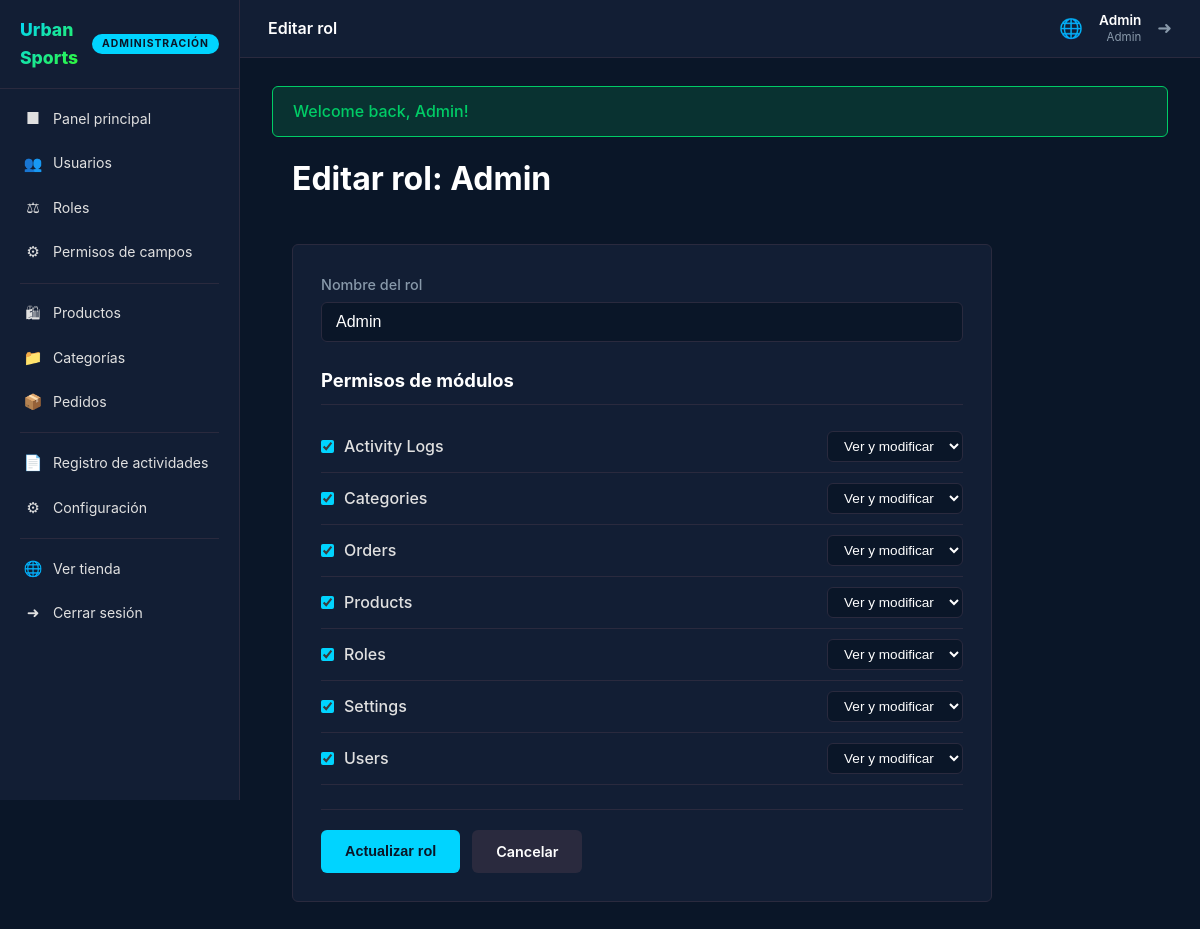
The page /admin/roles/edit/1 (signed in) on the database its author committed.
### tables this page shows
CREATE TABLE roles (
    id          INT UNSIGNED AUTO_INCREMENT PRIMARY KEY,
    name        VARCHAR(100)   NOT NULL,
    slug        VARCHAR(100)   NOT NULL UNIQUE,
    description TEXT           NULL DEFAULT NULL,
    created_at  TIMESTAMP      NOT NULL DEFAULT CURRENT_TIMESTAMP,
    updated_at  TIMESTAMP      NOT NULL DEFAULT CURRENT_TIMESTAMP ON UPDATE CURRENT_TIMESTAMP
);

CREATE TABLE permissions (
    id            INT UNSIGNED AUTO_INCREMENT PRIMARY KEY,
    module_name   VARCHAR(100)   NOT NULL UNIQUE,
    display_name  VARCHAR(200)   NOT NULL,
    description   TEXT           NULL DEFAULT NULL,
    created_at    TIMESTAMP      NOT NULL DEFAULT CURRENT_TIMESTAMP
);

### app/Controllers/Admin/RoleController.php (called while the page is built, shortened)
<?php
class RoleController extends Controller
{
    public function edit(int $id): void
    {
        $db = Database::getInstance();
        $role = $db->fetch('SELECT * FROM roles WHERE id = :id', ['id' => $id]);
        $modules = Permission::getAllModules();
        $rolePermissions = Permission::getRolePermissions($id);
        $permissionLevels = ['view' => 'Solo ver', 'modify' => 'Ver y modificar'];
        $this->view('admin/roles/edit', [
            'role' => $role,
            'modules' => $modules,
            'rolePermissions' => $rolePermissions,
            'permissionLevels' => $permissionLevels,
            'title' => 'Editar rol',
        ], 'admin');
    }
}

### public/index.php (called while the page is built, shortened)
<?php
require_once __DIR__ . '/../config/env.php';
require_once __DIR__ . '/../config/database.php';
require_once __DIR__ . '/../app/Helpers/functions.php';
$router = new Router();
$router->dispatch($_SERVER['REQUEST_METHOD'], $_SERVER['REQUEST_URI'] ?? '/');

### app/Core/Database.php (called while the page is built, shortened)
<?php
class Database
{
    private static ?Database $instance = null;
    private PDO $pdo;
    private function __construct()
    {
        $dsn = sprintf(
            'mysql:host=%s;port=%s;dbname=%s;charset=%s',
            DB_HOST,
            DB_PORT,
            DB_NAME,
            DB_CHARSET
        );
        try {
            $this->pdo = new PDO($dsn, DB_USER, DB_PASS, [
                PDO::ATTR_ERRMODE => PDO::ERRMODE_EXCEPTION,
                PDO::ATTR_DEFAULT_FETCH_MODE => PDO::FETCH_ASSOC,
                PDO::ATTR_EMULATE_PREPARES => false,
            ]);
        } catch (PDOException $e) {
            throw new \RuntimeException('Database connection failed: ' . $e->getMessage(), 0, $e);
        }
    }
    public static function getInstance(): self
    {
        if (self::$instance === null) {
            self::$instance = new self();
        }
        return self::$instance;
    }
    public function query(string $sql, array $params = []): \PDOStatement
    {
        $stmt = $this->pdo->prepare($sql);
        $stmt->execute($params);
        return $stmt;
    }
    public function fetch(string $sql, array $params = []): ?array
    {
        $result = $this->query($sql, $params);
        return $result->fetch() ?: null;
    }
    public function fetchAll(string $sql, array $params = []): array
    {
        return $this->query($sql, $params)->fetchAll();
    }
}

### app/Helpers/functions.php (called while the page is built, shortened)
<?php
function escape(string $value): string
{
    return htmlspecialchars($value, ENT_QUOTES, 'UTF-8');
}
function asset(string $path): string
{
    return APP_URL . '/' . ltrim($path, '/');
}
function url(string $path = ''): string
{
    return APP_URL . '/' . ltrim($path, '/');
}

### app/Helpers/Permission.php (called while the page is built, shortened)
<?php
class Permission
{
    public static function getRolePermissions(int $roleId): array
    {
        $db = Database::getInstance();
        $rows = $db->fetchAll(
            "SELECT p.module_name, p.display_name, rp.level
             FROM role_permissions rp
             JOIN permissions p ON p.id = rp.permission_id
             WHERE rp.role_id = :role_id
             ORDER BY p.display_name",
            ['role_id' => $roleId]
        );
        $result = [];
        foreach ($rows as $row) {
            $result[$row['module_name']] = [
                'display_name' => $row['display_name'],
                'level' => $row['level'],
            ];
        }
        return $result;
    }
    public static function getAllModules(): array
    {
        $db = Database::getInstance();
        return $db->fetchAll(
            "SELECT id, module_name, display_name
             FROM permissions
             ORDER BY display_name"
        );
    }
}

### app/Core/Session.php (called while the page is built, shortened)
<?php
class Session
{
    public static function get(string $key, mixed $default = null): mixed
    {
        return $_SESSION[$key] ?? $default;
    }
}

### app/Core/Auth.php (called while the page is built, shortened)
<?php
class Auth
{
    public static function user(): ?array
    {
        return Session::get('user');
    }
}

### app/Views/admin/roles/edit.php (the view, shortened to what this page needs)
<div class="container">
    <div class="page-header">
        <h1>Editar rol: <?= escape($role['name']) ?></h1>
    </div>
    <form action="<?= url('admin/roles/' . $role['id']) ?>" method="post" class="form-card">
        <div class="form-group">
            <label for="name">Nombre del rol</label>
            <input type="text" name="name" id="name" value="<?= escape($role['name']) ?>" required>
        </div>
        <h2>Permisos de módulos</h2>
        <?php if (!empty($modules)): ?>
            <?php foreach ($modules as $module): ?>
                <?php $checked = isset($rolePermissions[$module['module_name']]); ?>
                <div class="module-row">
                    <label class="checkbox-label">
                        <input type="checkbox" name="modules[]" value="<?= escape($module['module_name']) ?>"
                               <?= $checked ? 'checked' : '' ?>>
                        <?= escape($module['display_name']) ?>
                    </label>
                    <div class="level-select">
                        <select name="permissions[<?= escape($module['module_name']) ?>]">
                            <?php foreach ($permissionLevels as $value => $label): ?>
                                <option value="<?= $value ?>"
                                    <?= $checked && $rolePermissions[$module['module_name']]['level'] === $value ? 'selected' : '' ?>>
                                    <?= $label ?>
                                </option>
                            <?php endforeach; ?>
                        </select>
                    </div>
                </div>
            <?php endforeach; ?>
        <?php else: ?>
            <p class="empty">No hay módulos disponibles.</p>
        <?php endif; ?>
        <div class="form-actions">
            <button type="submit" class="btn btn-primary">Actualizar rol</button>
            <a href="<?= url('admin/roles') ?>" class="btn btn-secondary">Cancelar</a>
        </div>
    </form>
</div>

### app/Core/Router.php (shortened to what this page needs)
<?php
class Router
{
    private array $routes = [];
    private function addRoute(string $method, string $uri, array $action, array $middleware): void
    {
        $pattern = preg_replace('/\{(\w+)\}/', '(?P<$1>[^/]+)', $uri);
        $pattern = '#^' . $pattern . '$#';
        $this->routes[] = [
            'method' => $method,
            'pattern' => $pattern,
            'action' => $action,
            'middleware' => $middleware,
        ];
    }
    public function dispatch(string $method, string $queryString): void
    {
        $uri = $this->parseUri($queryString);
        foreach ($this->routes as $route) {
            if ($route['method'] !== $method) {
                continue;
            }
            if (preg_match($route['pattern'], $uri, $matches)) {
                $params = array_filter($matches, 'is_string', ARRAY_FILTER_USE_KEY);
                [$controllerClass, $methodName] = $route['action'];
                $controller = new $controllerClass();
                $controller->$methodName(...$params);
                return;
            }
        }
    }
    private function parseUri(string $uri): string
    {
        $path = parse_url($uri, PHP_URL_PATH);
        return $path;
    }
}

### app/Views/layouts/admin.php (shortened to what this page needs)
<!DOCTYPE html>
<html lang="en">
<head>
    <link rel="stylesheet" href="<?= asset('assets/css/app.css') ?>">
</head>
<body>
    <div class="admin-layout">
        <?php require __DIR__ . '/../partials/sidebar.php' ?>
        <div class="admin-wrapper">
            <?php $currentUser = \App\Core\Auth::user(); ?>
            <header class="admin-topbar">
                <div class="topbar-title"><?= isset($title) ? escape($title) : 'Panel principal' ?></div>
                <div class="topbar-right">
                    <a href="<?= url() ?>" target="_blank" class="topbar-link" title="Ver tienda">&#127760;</a>
                    <div class="topbar-user">
                        <span class="topbar-user-name"><?= escape($currentUser['name'] ?? 'Usuario') ?></span>
                        <span class="topbar-user-role"><?= escape(ucfirst($currentUser['role_name'] ?? '')) ?></span>
                    </div>
                    <a href="<?= url('logout') ?>" class="topbar-logout" title="Cerrar sesión">&#10140;</a>
                </div>
            </header>
            <main class="admin-main">
                <?php require __DIR__ . '/../partials/alerts.php' ?>
                <?= $content ?>
            </main>
        </div>
    </div>
</body>
</html>

### public/assets/css/app.css (style rules this page uses)
:root { --navy: #0a1628; --navy-light: #121e34; --gray: #2a2a3e; --gray-light: #3a3a4e; --cyan: #00d4ff; --orange: #ff6b00; --lime: #39ff14; --white: #ffffff; --text: #e0e0e0; --text-muted: #8899aa; --danger: #ff4444; --success: #00cc66; --radius: 6px; }
* { margin: 0; padding: 0; box-sizing: border-box; }
body { font-family: -apple-system, BlinkMacSystemFont, 'Segoe UI', Roboto, sans-serif; background: var(--navy); color: var(--text); line-height: 1.6; min-height: 100vh; }
a { color: var(--cyan); text-decoration: none; }
h1, h2, h3 { color: var(--white); }
.container { max-width: 1100px; margin: 0 auto; padding: 0 20px; }
.btn { display: inline-block; padding: 10px 24px; border-radius: var(--radius); font-weight: 600; font-size: 0.9rem; border: none; cursor: pointer; transition: all 0.2s; text-align: center; }
.btn-primary { background: var(--cyan); color: var(--navy); }
.btn-secondary { background: var(--gray); color: var(--white); }
.page-header { display: flex; align-items: center; justify-content: space-between; margin-bottom: 24px; }
.page-header h1 { margin-bottom: 0; }
.form-group { margin-bottom: 18px; }
.form-group label { display: block; margin-bottom: 6px; font-size: 0.9rem; color: var(--text-muted); font-weight: 500; }
.form-card { background: var(--navy-light); border: 1px solid var(--gray); border-radius: var(--radius); padding: 28px; max-width: 700px; }
.form-card h2 { font-size: 1.15rem; margin: 24px 0 16px; padding-bottom: 8px; border-bottom: 1px solid var(--gray); }
.form-group input { width: 100%; padding: 10px 14px; background: var(--navy); border: 1px solid var(--gray); border-radius: var(--radius); color: var(--white); font-size: 1rem; transition: border-color 0.2s; }
.module-row { display: flex; align-items: center; justify-content: space-between; padding: 10px 0; border-bottom: 1px solid var(--gray); }
.checkbox-label { display: flex; align-items: center; gap: 10px; cursor: pointer; color: var(--text); font-weight: 500; }
.checkbox-label input[type="checkbox"] { width: auto; accent-color: var(--cyan); }
.level-select select { padding: 6px 12px; background: var(--navy); border: 1px solid var(--gray); border-radius: var(--radius); color: var(--white); font-size: 0.85rem; cursor: pointer; }
.form-actions { display: flex; gap: 12px; margin-top: 24px; padding-top: 20px; border-top: 1px solid var(--gray); }
.admin-layout { display: flex; min-height: 100vh; }
.admin-wrapper { margin-left: 240px; flex: 1; display: flex; flex-direction: column; min-height: 100vh; }
.admin-topbar { display: flex; align-items: center; gap: 16px; padding: 12px 28px; background: var(--navy-light); border-bottom: 1px solid var(--gray); position: sticky; top: 0; z-index: 100; }
.topbar-title { font-weight: 600; color: var(--white); font-size: 1rem; flex: 1; }
.topbar-right { display: flex; align-items: center; gap: 16px; }
.topbar-link { font-size: 1.2rem; color: var(--text-muted) !important; transition: color 0.2s; }
.topbar-user { display: flex; flex-direction: column; text-align: right; line-height: 1.3; }
.topbar-user-name { font-size: 0.85rem; color: var(--white); font-weight: 600; }
.topbar-user-role { font-size: 0.72rem; color: var(--text-muted); }
.topbar-logout { font-size: 1.1rem; color: var(--text-muted) !important; transition: color 0.2s; }
.admin-main { flex: 1; padding: 28px 32px; }
.admin-main h1 { margin-bottom: 16px; }

### rows shown on the page
roles: name "Admin"
permissions: module_name "☑", display_name "Activity Logs", module_name "Ver y modificar"
permissions: module_name "☑", display_name "Categories", module_name "Ver y modificar"
permissions: module_name "☑", display_name "Orders", module_name "Ver y modificar"
permissions: module_name "☑", display_name "Products", module_name "Ver y modificar"
permissions: module_name "☑", display_name "Roles", module_name "Ver y modificar"
permissions: module_name "☑", display_name "Settings", module_name "Ver y modificar"
permissions: module_name "☑", display_name "Users", module_name "Ver y modificar"
